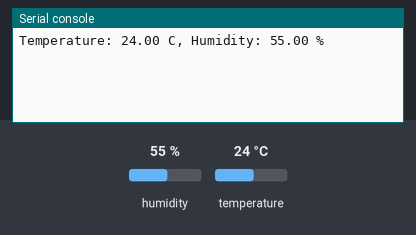
This program was run on a simulated ESP32 board running MicroPython. Shown: the last lines printed to the serial console. The test bench sets the inputs (shaded band); at power-on: humidity 55 %, temperature 24 °C.

Above: at 1.2 s.
1.3 s: humidity set to 22 %
At 1.3 s:
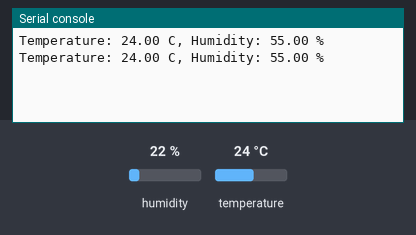
2.8 s: temperature set to 12 °C
At 3.8 s:
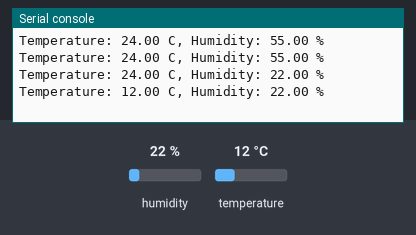
4.3 s: humidity set to 40 %
At 5.1 s:
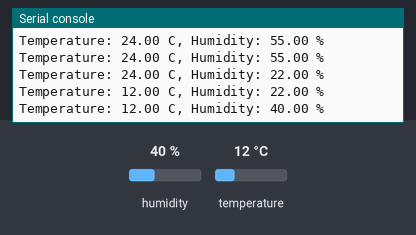
Timing chart, 0 to 7.3 s (numbered marks = the images above; inputs shaded):
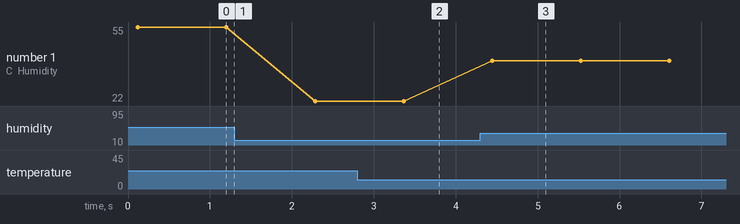

Measured:
- after the input at 2.8 s, the serial console: prints a new line after 0.56 s (image 2)
- after the input at 4.3 s, the serial console: prints a new line after 0.14 s (image 3)
- plotted number 1: 55 → 22 after the input at 1.3 s, 22 → 40 after the input at 4.3 s

The program:

AHT20sample.py
```python
from machine import Pin, I2C
import time

class AHT20:
    def __init__(self, i2c):
        self.i2c = i2c
        self.addr = 0x38
        self.init_sensor()

    def init_sensor(self):
        self.i2c.writeto(self.addr, b'\xBE')
        time.sleep(0.02)
        self.i2c.writeto(self.addr, b'\xAC\x33\x00')
        time.sleep(0.02)

    def read_data(self):
        self.i2c.writeto(self.addr, b'\xAC\x33\x00')
        time.sleep(0.08)
        data = self.i2c.readfrom(self.addr, 6)
        return data

    def get_temperature_humidity(self):
        data = self.read_data()
        humidity = ((data[1] << 12) | (data[2] << 4) | (data[3] >> 4)) / (1 << 20) * 100
        temperature = (((data[3] & 0x0F) << 16) | (data[4] << 8) | data[5]) / (1 << 20) * 200 - 50
        return temperature, humidity

def main():
    i2c = I2C(0, scl=Pin(22), sda=Pin(21), freq=400000)
    sensor = AHT20(i2c)

    while True:
        temperature, humidity = sensor.get_temperature_humidity()
        print("Temperature: {:.2f} C, Humidity: {:.2f} %".format(temperature, humidity))
        time.sleep(1)

if __name__ == '__main__':
    main()
```
